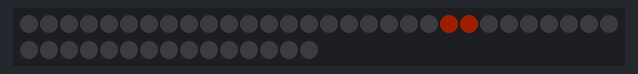
A sketch run on a simulated ESP8266 (Wemos D1 mini). On the bench: 45 RGB LEDs in strip order, left to right, continuing on the next row. Dim RGB values are drawn brighter than linear; WiFi joins after 1.5 s; servers stay silent unless stated; what the sketch prints to the serial monitor is not drawn.

Above: at 1.95 s.
At 17.6 s:
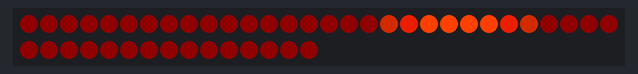
At 38.6 s:
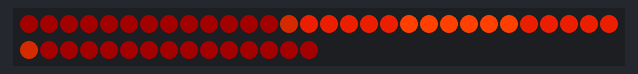

The sketch:

sunrise.ino
```cpp
#include <Adafruit_NeoPixel.h>
#include <SimpleTimer.h>

#include <ESP8266WiFi.h>
#include <ESP8266mDNS.h>
#include <WiFiUdp.h>
#include <ArduinoOTA.h>

#define STASSID "TU_SSID"       // TODO: Poner la SSID de tu WiFi
#define STAPSK  "TU_PASSWORD"   // TODO: Poner la password de tu WiFi

#define HOSTNAME "HOSTNAME"     // TODO: Poner el hostname para el Wemos mini
#define OTAPASSWD "TU_PASS"     // TODO: La password para actualizar vía OTA

#define LED_PIN 5       // TODO: Elegir el pin donde estará conectada la tira
#define NUM_LEDS 45     // TODO: Mostrar el número de LED que tiene la tira en total (o los que se van a usar si no se ha cortado)
#define BRIGHTNESS 255  // TODO: Por si se quiere bajar el brillo total (255 = máximo)
#define SUNSIZE 30      // TODO: Porcentaje de la tira para el sol, siempre estará en el centro

const char* ssid = STASSID;       // NO TOCAR
const char* password = STAPSK;    // NO TOCAR

SimpleTimer timer;
Adafruit_NeoPixel strip = Adafruit_NeoPixel(NUM_LEDS, LED_PIN, NEO_GRB + NEO_KHZ800);

bool running = false;
int sun = (SUNSIZE * NUM_LEDS)/100;
int aurora = NUM_LEDS;
int sunPhase = 100;
int whiteLevel = 100;
byte red = 127;
byte green = 127;
byte blue = 127;
byte white = 127;
int wakeDelay = 1000;
int fadeStep = 98;
int oldFadeStep = 0;
int currentAurora = 100;
int oldAurora = 0;
int currentSun = 100;
int oldSun = 0;
int sunFadeStep = 98;

void OTASetup(){
  Serial.println("Booting");
  WiFi.mode(WIFI_STA);
  WiFi.begin(ssid, password);
  while (WiFi.waitForConnectResult() != WL_CONNECTED) {
    Serial.println("Connection Failed! Rebooting...");
    delay(5000);
    ESP.restart();
  }

  // Por defecto es el puerto 8266
  // ArduinoOTA.setPort(8266);

  // Hostname por defecto es esp8266-[ChipID]
  ArduinoOTA.setHostname(HOSTNAME);

  // Sin autenticación por defecto
  ArduinoOTA.setPassword(OTAPASSWD);

  ArduinoOTA.begin();
  Serial.println("Ready");
  Serial.print("IP address: ");
  Serial.println(WiFi.localIP());
  Serial.print("MAC address: ");
  Serial.println(WiFi.macAddress());
}

void setup() {
  Serial.begin(115200);
  OTASetup();

  strip.setBrightness(BRIGHTNESS);
  strip.begin();
}

void increaseSunPhase()
{
  if (sunPhase < 100)
  {
    sunPhase++;
    timer.setTimeout(wakeDelay, increaseSunPhase);
    timer.setTimeout((wakeDelay/80), increaseFadeStep);
    timer.setTimeout((wakeDelay/80), increaseSunFadeStep);
  }
}

void increaseSunFadeStep()
{
  if (sunFadeStep < 98)
  {
    sunFadeStep++;
    timer.setTimeout((wakeDelay/80), increaseSunFadeStep);
  }
}

void increaseFadeStep()
{
  if (fadeStep < 98)
  {
    fadeStep++;
    timer.setTimeout((wakeDelay/80), increaseFadeStep);
  }
}

void increaseWhiteLevel()
{
  if(whiteLevel < 100)
  {
    whiteLevel++;
    timer.setTimeout(wakeDelay, increaseWhiteLevel);
  }
}

void drawSun()
{
  currentSun = map(sunPhase, 0, 100, 0, sun);
  if(currentSun % 2 != 0)
  {
    currentSun--;
  }
  if (currentSun != oldSun)
  {
    sunFadeStep = 0;
  }

  int sunStart = (NUM_LEDS/2)-(currentSun/2);
  int newSunLeft = sunStart-1;
  int newSunRight = sunStart+currentSun;
  if(newSunLeft >= 0 && newSunRight <= NUM_LEDS && sunPhase > 0)
  {
    int redValue =  map(sunFadeStep, 0, 100, 127, 255);
    int whiteValue = map(sunFadeStep, 0, 100, 0, whiteLevel);
    int greenValue = map(sunFadeStep, 0, 100, 25, 63);
    strip.setPixelColor(newSunLeft, redValue, greenValue, 0);
    strip.setPixelColor(newSunRight, redValue, greenValue, 0);
  }
  for(int i = sunStart; i < sunStart+currentSun; i++)
  {
    strip.setPixelColor(i, 255, 64,0);
  }
  oldSun = currentSun;
}


void drawAurora()
{
  currentAurora = map(sunPhase, 0, 100, 0, aurora);
  if(currentAurora % 2 != 0)
  {
    currentAurora--;
  }
  if (currentAurora != oldAurora)
  {
    fadeStep = 0;
  }
  int sunStart = (NUM_LEDS/2)-(currentAurora/2);
  int newAuroraLeft = sunStart-1;
  int newAuroraRight = sunStart+currentAurora;
  if(newAuroraLeft >= 0 && newAuroraRight <= NUM_LEDS)
  {
   int redValue =  map(fadeStep, 0, 100, whiteLevel, 127);
   int greenValue =  map(fadeStep, 0, 100, 0, 25);
   strip.setPixelColor(newAuroraRight, redValue, greenValue,0);
   strip.setPixelColor(newAuroraLeft, redValue, greenValue,0);
  }
  for(int i = sunStart; i < sunStart+currentAurora; i++)
  {
    strip.setPixelColor(i, 192, 25,0);
  }
  oldFadeStep = fadeStep;
  oldAurora = currentAurora;
}

void drawAmbient()
{
  for(int i = 0; i < NUM_LEDS; i++)
  {
    int hueValue = map (whiteLevel, 0, 100, 0, 32);
    strip.setPixelColor(i, strip.ColorHSV(hueValue, 255, whiteLevel));
  }
}

void sunRise()
{
  drawAmbient();
  drawAurora();
  drawSun();
}

void off()
{
  for(int i = 0; i < NUM_LEDS; i++)
  {
    strip.setPixelColor(i, 0,0,0);
  }
}

void beginSunrise(){
  running = true;
  whiteLevel = 0;
  sunPhase = 0;
  fadeStep = 0;
  sunFadeStep = 0;
  timer.setTimeout(wakeDelay, increaseSunPhase);
  timer.setTimeout(wakeDelay, increaseWhiteLevel);
  timer.setTimeout((wakeDelay/80), increaseFadeStep);
  timer.setTimeout((wakeDelay/80), increaseSunFadeStep);
}

void loop() {
  ArduinoOTA.handle();
  if (!running){
    beginSunrise();
  }

  timer.run();
  sunRise();
  strip.show();
}
```
